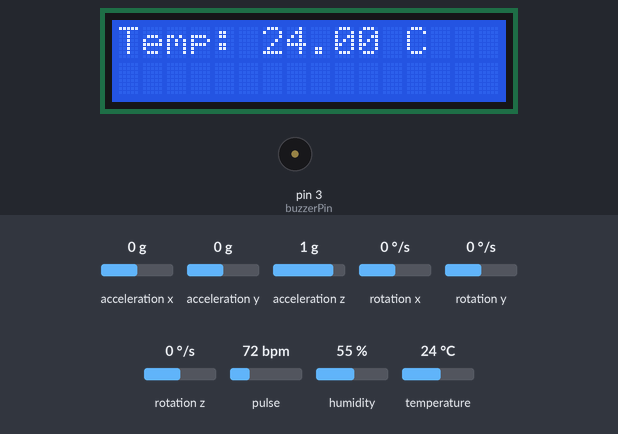
The sketch below on a simulated Arduino Uno, built with avr-gcc and run on an emulated ATmega328P. Parts: 16×2 character LCD, buzzer (waves = sounding, pin HIGH). The inputs (shaded band) are chosen by the test bench; at power-on: pulse 72 bpm, acceleration z 1 g, temperature 24 °C, acceleration x 0 g, acceleration y 0 g, rotation x 0 °/s, rotation y 0 °/s, rotation z 0 °/s, humidity 55 %. The local clock reads 2024-03-15 10:24:30 at power-on unless the sketch sets it; what the sketch prints to the serial monitor is not drawn.

Above: at 3.1 s.
3.2 s: pulse set to 42 bpm
At 5.9 s:
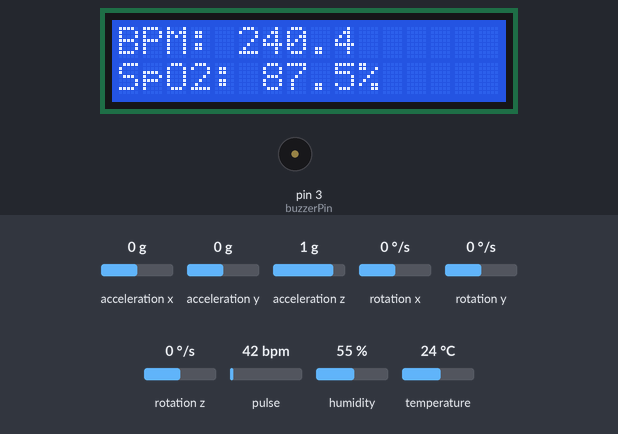
9.1 s: acceleration z set to 0 g
At 11.4 s:
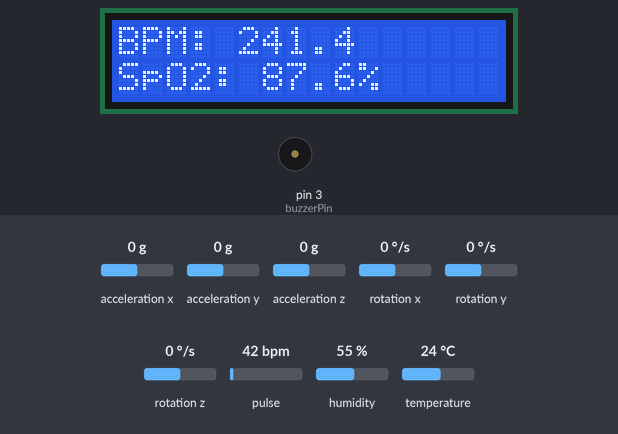
14.0 s: temperature set to 12 °C
At 19.8 s:
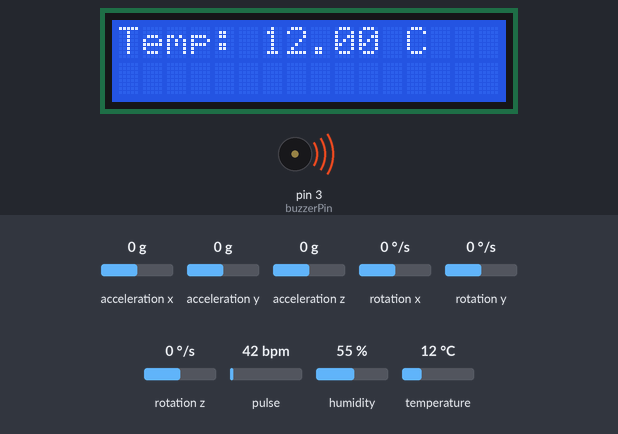
20.6 s: temperature set to 19 °C
At 24.9 s:
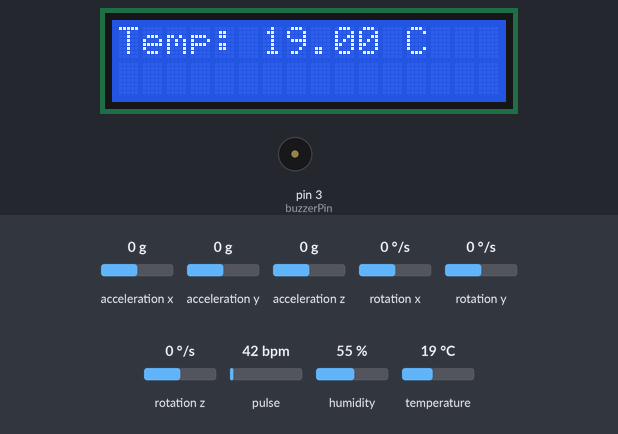
27.1 s: acceleration x set to -1.4 g
At 33.0 s:
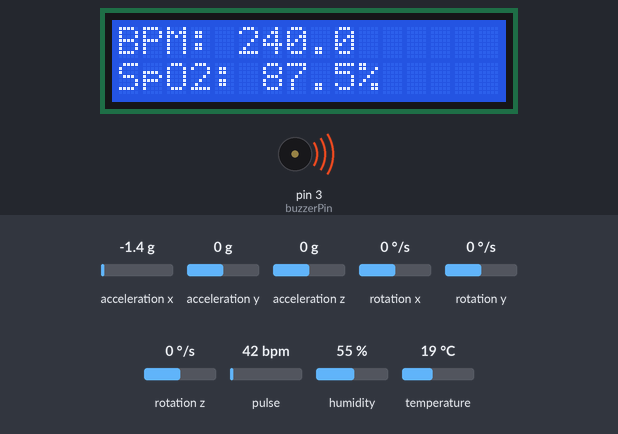
33.7 s: temperature set to 28 °C
At 39.0 s:
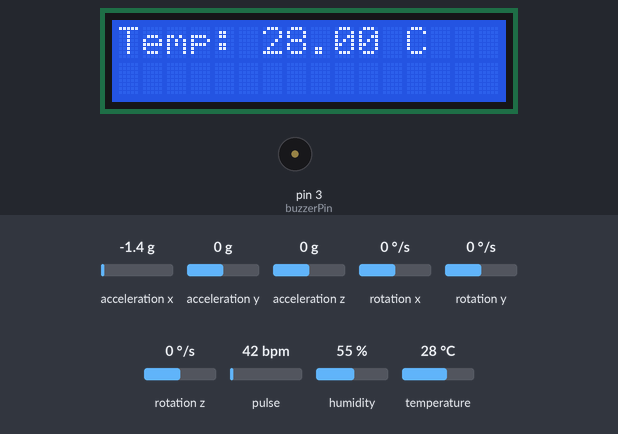
Timing chart, 0 to 41.3 s (numbered marks = the images above; inputs shaded):
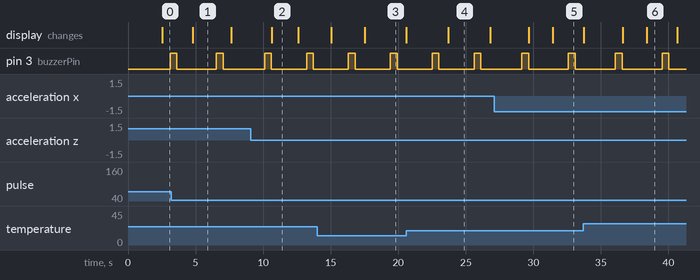

Measured:
- after the input at 3.2 s, the display: changes after 1.6 s (image 1)
- after the input at 9.1 s, the display: changes after 1.5 s (image 2)
- by itself, pin 3 (buzzerPin): alternates HIGH for 0.50 s and LOW for 3.0 s
- what the display in image 1 shows lasts 2.9 s, from 4.8 s to 7.7 s
- what the display in image 2 shows lasts 2.0 s, from 10.6 s to 12.6 s
- what the display in image 4 shows lasts 3.1 s, from 23.7 s to 26.8 s

The sketch:

Heal-Watch.ino
```cpp
#include <Wire.h>              // I2C communication
#include "MAX30105.h"           // MAX30102 heart rate + SpO2 sensor
#include "heartRate.h"          // Heart rate algorithm
#include "RTClib.h"             // Real-time clock (DS3231)
#include <DHT.h>                // Temperature & humidity (DHT11)
#include <MPU6050.h>            // Accelerometer/gyroscope
#include <math.h>               // For sqrt() etc.
#include <LiquidCrystal_I2C.h>  // LCD display via I2C


// -------------------- SENSOR OBJECTS --------------------
MAX30105 particleSensor;      // This creates an object called particleSensor from the MAX30105 class (library).
RTC_DS3231 rtc;               // This creates an RTC object named rtc (RTC DS3231).
#define DHTPIN 4              // means the sensor’s data pin is connected to Arduino pin D4.
#define DHTTYPE DHT11         // tells the library you’re using a DHT11 (not DHT22 or DHT21).
DHT dht(DHTPIN, DHTTYPE);     // creates a DHT sensor object named dht
MPU6050 mpu(0x69);            // AD0 HIGH. Default address is 0x68 when the AD0 pin is LOW (GND).

// -------------------- BUZZER --------------------
const int buzzerPin = 3;      // Buzzer at D3 for alarms.

// -------------------- LCD --------------------
LiquidCrystal_I2C lcd(0x27, 16, 2); // What it is: Creates an LCD object for an HD44780 16×2 character LCD using an I²C backpack.

// -------------------- TIMERS --------------------

// long = a 32-bit integer (can store positive or negative numbers).
// unsigned = means no negative values allowed.
unsigned long fallAlarmStart = 0;  // When fall alarm started
unsigned long timeAlarmStart = 0;  // When medicine time alarm started
unsigned long bpmAlarmStart  = 0;  // When BPM alarm started
const unsigned long alarmDuration = 20000; // Duration for each alarm = 20 seconds
const unsigned long beepInterval = 3000;   // Buzzer beeps every 3 seconds
unsigned long lastBeepTime = 0;            // Last time buzzer beeped

// LCD display switching
unsigned long lastLCDUpdate = 0;  // Stores the last time the LCD was updated.
int lcdState = 0;
// Keeps track of what’s currently shown on the LCD:
// 0 = Temperature screen, 1 = BPM/SpO₂ screen
// Every 2 seconds in the loop, this toggles between them.

// -------------------- ALARM FLAGS --------------------
bool fallAlarmActive = false;               // becomes true when a fall is detected
bool timeAlarmActive = false;               // becomes true when the clock reaches 21:00.
bool bpmAlarmActive  = false;               // becomes true when heart rate goes outside safe range.
bool timeAlarmTriggered = false;            // prevents the medicine alarm from being triggered over and over within the same minute. (Resets when the clock moves on.)

// -------------------- MPU6050 FALL DETECTION THRESHOLDS --------------------
float lowerThreshold = 0.5; // Acceleration lower bound
float upperThreshold = 2.0; // Acceleration upper bound

// -------------------- MAX30102 BPM RANGE --------------------
float bpmLowerLimit = 50;  // Safe heart rate lower bound
float bpmUpperLimit = 75;  // Safe heart rate upper bound

void setup() {
  Serial.begin(9600);
  pinMode(buzzerPin, OUTPUT);    // Tells Arduino that the buzzer pin will send signals (not read).
  Wire.begin();                  // Starts the I²C communication bus

  // -------------------- MAX30102 SETUP --------------------
  if (!particleSensor.begin(Wire, I2C_SPEED_STANDARD)) {
    // This tries to initialize the MAX30102 sensor using the I²C communication bus (Wire).
    // I2C_SPEED_STANDARD → means it communicates at 100 kHz (standard I²C speed).
    Serial.println("MAX30102 not found!");
    while (1);  // Stop program
  }
  particleSensor.setup();                       // Loads the default configuration of the MAX30102.
  particleSensor.setPulseAmplitudeRed(0x0A);
  particleSensor.setPulseAmplitudeIR(0x0A);
  // These functions control the LED brightness inside the MAX30102.
  // 0x0A = 10 in decimal → a very low brightness level.

  // -------------------- DHT11 SETUP --------------------
  dht.begin();  // Starts the DHT11 sensor so you can read temperature and humidity later.

  // -------------------- DS3231 SETUP --------------------
  if (!rtc.begin()) {
    Serial.println("Couldn't find RTC");
    while (1);
  }
  if (rtc.lostPower()) {  // checks if the RTC’s backup battery ever died or got removed.
    Serial.println("RTC lost power, setting the time!");
    rtc.adjust(DateTime(F(__DATE__), F(__TIME__))); // This sets the RTC’s time to the date & time when you compiled the sketch.
  }

  // -------------------- MPU6050 SETUP --------------------
  mpu.initialize();
  if (!mpu.testConnection()) {
    Serial.println("MPU6050 connection failed!");
    while (1);
  }

  // -------------------- LCD INIT --------------------
  lcd.begin();          // Initialize LCD
  lcd.backlight();
  //   This is the small LED behind the LCD that makes the text visible.
  // If you don’t call this (or if the backlight jumper on the I²C module is open), the text might be written but you won’t see anything.

  Serial.println("All sensors initialized!");
}

// -------------------- HELPER FUNCTION --------------------
void beepBuzzerNonBlocking() {
  unsigned long currentMillis = millis();  // returns the number of milliseconds since Arduino powered on.

  // Reset alarms if duration expired
  if (fallAlarmActive && currentMillis - fallAlarmStart >= alarmDuration) fallAlarmActive = false;
  if (timeAlarmActive && currentMillis - timeAlarmStart >= alarmDuration) timeAlarmActive = false;
  if (bpmAlarmActive  && currentMillis - bpmAlarmStart  >= alarmDuration) bpmAlarmActive  = false;

  // Buzzer beeping every 3 sec for all active alarms
  if (fallAlarmActive || timeAlarmActive || bpmAlarmActive) {
    if (currentMillis - lastBeepTime >= beepInterval) {
      digitalWrite(buzzerPin, HIGH);  // Turn buzzer ON
      delay(500);                     // Keep buzzer ON for 0.5s
      digitalWrite(buzzerPin, LOW);   // Turn buzzer OFF
      lastBeepTime = currentMillis;   // Update last beep time

      // Serial messages for active alarms
      if (fallAlarmActive) Serial.println("[ALARM] Fall detected!");
      if (timeAlarmActive) Serial.println("[ALARM] Time 21:00 reached!");
      if (bpmAlarmActive)  Serial.println("[ALARM] Heart rate out of range!");
    }
  }
}

// -------------------- MAIN LOOP --------------------
void loop() {
  unsigned long currentMillis = millis();     // Get current time

  // -------------------- DHT11 READ --------------------
  float temp = dht.readTemperature();                   // Read temperature (Celsius)
  float hum  = dht.readHumidity();                      // Read humidity (%)
  if (isnan(temp) || isnan(hum)) {                      // Check for failed read
    Serial.println("Failed to read DHT sensor!");
  } else {
    Serial.print("Temperature: "); Serial.print(temp); Serial.print(" °C, ");
    Serial.print("Humidity: "); Serial.println(hum);
  }

  // -------------------- DS3231 READ (Real Time Clock) --------------------
  DateTime now = rtc.now();        // Read current time
  int hour = now.hour();           // Extract hour
  int minute = now.minute();       // Extract minute
  Serial.print("Time: ");
  Serial.print(hour); Serial.print(":"); Serial.println(minute);

  // Trigger time alarm at 21:00
  if (hour == 21 && minute == 0 && !timeAlarmTriggered) {
     Serial.print("Time:ddd ");
    timeAlarmStart = currentMillis;
    timeAlarmActive = true;
    timeAlarmTriggered = true;   // Prevent multiple triggers
  }
  if (!(hour == 21 && minute == 0)) {
    timeAlarmTriggered = false; // reset for next day
  }

  // -------------------- MAX30102 READ --------------------
  long irValue  = particleSensor.getIR();      // Read IR signal
  long redValue = particleSensor.getRed();     // Read Red signal

  float bpm  = (irValue / 1000.0) * 2.4;
  float spo2 = 110 - 25 * ((float)redValue / (float)irValue);

  Serial.print("Heart Rate (BPM): "); Serial.print(bpm);
  Serial.print(" | SpO2 (%): "); Serial.println(spo2);

  // Trigger BPM alarm
  if (bpm < bpmLowerLimit || bpm > bpmUpperLimit) {
    bpmAlarmStart = currentMillis;
    bpmAlarmActive = true;
  }

  // -------------------- MPU6050 FALL DETECTION --------------------
  int16_t ax, ay, az;                                  // int16_t = 16-bit signed integer (range: -32768 to +32767).
  mpu.getAcceleration(&ax, &ay, &az);                  // Read acceleration
  float Ax = ax / 16384.0;                             // Convert raw → g units
  float Ay = ay / 16384.0;                             // dividing by 16384.0 converts raw numbers into g units.
  float Az = az / 16384.0;
  float accelMagnitude = sqrt(Ax*Ax + Ay*Ay + Az*Az);  // Calculate total acceleration
  Serial.print("Accel Magnitude: "); Serial.println(accelMagnitude);

  if (accelMagnitude < lowerThreshold || accelMagnitude > upperThreshold) {
    fallAlarmStart = currentMillis;
    fallAlarmActive = true;
    Serial.println("[ALARM] Fall detected! Alarm triggered for 20 seconds.");
  }

  // -------------------- BUZZER CONTROL --------------------
  beepBuzzerNonBlocking();  // Handle buzzer alarm

  // -------------------- LCD CONTROL --------------------
  if (timeAlarmActive) {
    // During medicine alarm → show "Med 1" for 20 sec
    lcd.clear();
    lcd.setCursor(0, 0);
    lcd.print("Med 1");
  } else {
    // Cycle between Temp and BPM every 2 sec
    if (currentMillis - lastLCDUpdate >= 2000) {
      lcd.clear();
      if (lcdState == 0) {
        lcd.setCursor(0, 0);
        lcd.print("Temp: ");
        lcd.print(temp);
        lcd.print(" C");
        lcdState = 1;
      } else {
        lcd.setCursor(0, 0);
        lcd.print("BPM: ");
        lcd.print(bpm, 1);
        lcd.setCursor(0, 1);
        lcd.print("SpO2: ");
        lcd.print(spo2, 1);
        lcd.print("%");
        lcdState = 0;
      }
      lastLCDUpdate = currentMillis;   // Update timer
    }
  }

  Serial.println("--------------------------");
  delay(500); // Small delay to reduce noise
}
```
